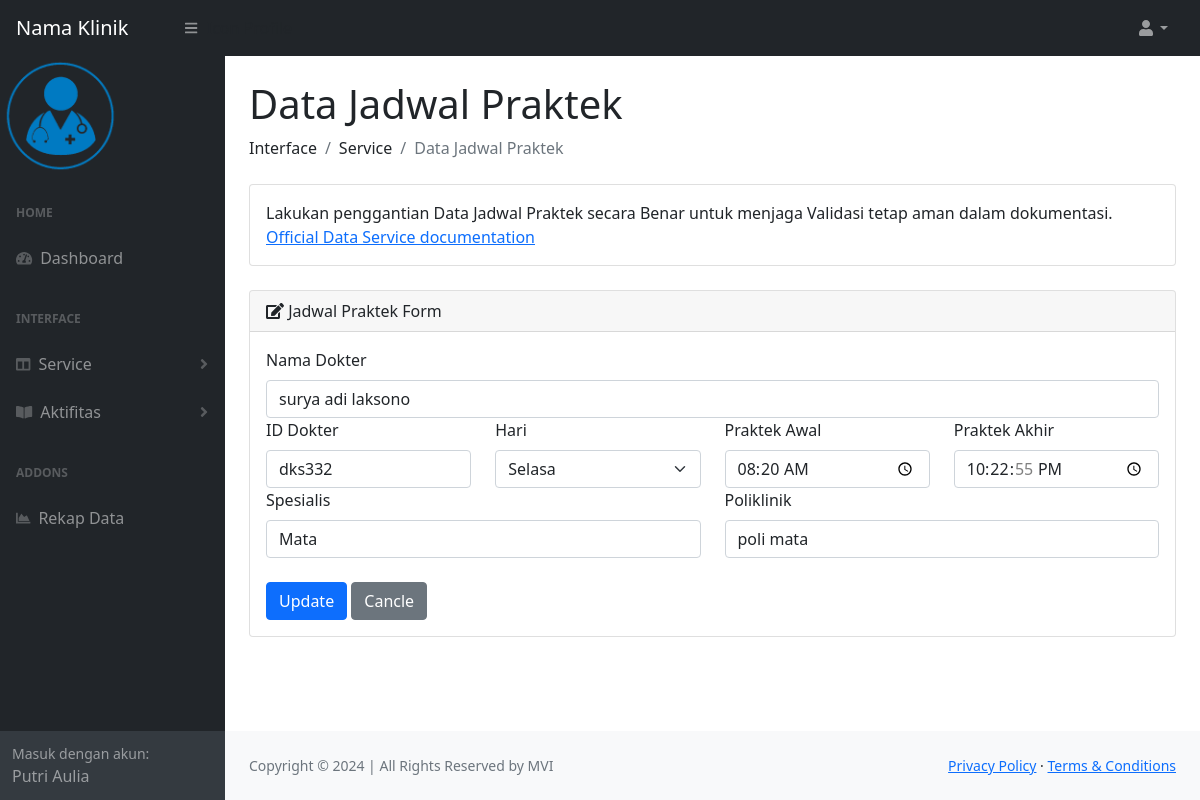
Screenshot of /halaman/jadwal_edit.php?id=1 (signed in) with the database file from the repository.
### tables this page shows
CREATE TABLE `jadwal` (
  `id` int(11) NOT NULL AUTO_INCREMENT,
  `id_dokter` varchar(25) NOT NULL,
  `poliklinik` varchar(100) NOT NULL,
  `dokter` varchar(100) NOT NULL,
  `spesialis` varchar(100) NOT NULL,
  `hari` varchar(25) NOT NULL,
  `jam_praktek_awal` time NOT NULL DEFAULT current_timestamp(),
  `jam_praktek_akhir` time NOT NULL DEFAULT current_timestamp(),
  PRIMARY KEY (`id`)
);

### include/functions.php (called while the page is built, shortened)
<?php
$conn = mysqli_connect("localhost","root","","pendaftaran-klinik","3307");
function query ($query) {
	global $conn;
	$result = mysqli_query ($conn, $query);
	$rows = [];
	while($row = mysqli_fetch_assoc($result)) {
		$rows[] = $row;
	}
	return $rows;
}
?>

### halaman/jadwal_edit.php (the view, shortened to what this page needs)
<?php
include "../include/functions.php";
$id = $_GET["id"];
$jadwal = query("SELECT * FROM jadwal WHERE ID = '$id'")[0];
?>
<!DOCTYPE html>
<html lang="en">
    <?php
    include '../include/header.php';
    ?>
    <body class="sb-nav-fixed">
        <?php
        include '../include/navbar.php';
        ?>
        <div id="layoutSidenav">
            <div id="layoutSidenav_nav">
                <?php
                include '../include/navside.php';
                ?>
            </div>
            <div id="layoutSidenav_content">
            <main>
                    <div class="container-fluid px-4">
                        <h1 class="mt-4">Data Jadwal Praktek</h1>
                        <ol class="breadcrumb mb-4">
                            <li class="breadcrumb-item"><a style="text-decoration:none; color: inherit" href="#">Interface</a></li>
                            <li class="breadcrumb-item"><a style="text-decoration:none; color: inherit" href="#">Service</a></li>
                            <li class="breadcrumb-item active">Data Jadwal Praktek</li>
                        </ol>
                        <div class="card mb-4">
                            <div class="card-body">
                                Lakukan penggantian Data Jadwal Praktek secara Benar untuk menjaga Validasi tetap aman dalam dokumentasi.
                                <a target="_blank" href="#">Official Data Service documentation</a>
                            </div>
                        </div>
                        <div class="card mb-4">
                            <div class="card-header">
                                <i class="fas fa-edit"></i>
                                Jadwal Praktek Form
                            </div>
                            <div class="card-body">
                                <form action="" name='form_jadwal' method="POST">
                                    <div class="md-3">
                                        <label class="form-label" for="nama">Nama Dokter</label>
                                        <input class="form-control" type="text" name="dokter" value="<?=$jadwal['dokter']?>">
                                    </div>
                                    <div class="row md-3">
                                        <div class="col-md-3">
                                            <label class="form-label" for="id_dokter">ID Dokter</label>
                                            <input class="form-control" type="text" name="id_dokter" value="<?=$jadwal['id_dokter']?>">
                                        </div>
                                        <div class="col-md-3">
                                            <label class="form-label" for="hari">Hari</label>
                                            <select class="form-select" name="hari" id="hari" required>
                                                <option value="<?=$jadwal['hari']?>" active><?=$jadwal['hari']?></option>
                                            </select>
                                        </div>
                                        <div class="col-md-3">
                                            <label class="form-label" for="jam_praktek_awal">Praktek Awal</label>
                                            <input class="form-control" type="time" name="jam_praktek_awal" id="jam_praktek1" value="<?=$jadwal['jam_praktek_awal']?>">
                                        </div>
                                        <div class="col-md-3">
                                            <label class="form-label" for="jam_praktek_akhir">Praktek Akhir</label>
                                            <input class="form-control" type="time" name="jam_praktek_akhir" id="jam_praktek2" value="<?=$jadwal['jam_praktek_akhir']?>">
                                        </div>
                                    </div>
                                    <div class="row">
                                        <div class="col-md-6">
                                            <label class="form-label" for="spesialis">Spesialis</label>
                                            <input class="form-control" type="text" name="spesialis" placeholder="Spesialis" value="<?=$jadwal['spesialis']?>">
                                        </div>
                                        <div class="col-md-6">
                                            <label for="poliklinik" class="form-label">Poliklinik</label>
                                            <input type="text" class="form-control" name="poliklinik" placeholder="Poliklinik" value="<?=$jadwal['poliklinik']?>"><br>
                                        </div>
                                    </div>
                                    <button class="btn btn-primary" type="submit" name="submit">Update</button>
                                    <button class="btn btn-secondary" type="button" onclick="history.back();">Cancle</button>
                                </form>
                            </div>
                        </div>
                    </div>
                </main>
                <?php
                include '../include/footer.php';
                ?>
            </div>
        </div>
    </body>
</html>

### rows the page displays
jadwal: dokter "surya adi laksono", id_dokter "dks332", hari "Selasa", jam_praktek_awal "08:20:00", jam_praktek_akhir "22:22:55", spesialis "Mata", poliklinik "poli mata"

### other values shown
$_SESSION['nama'] "Putri Aulia"
